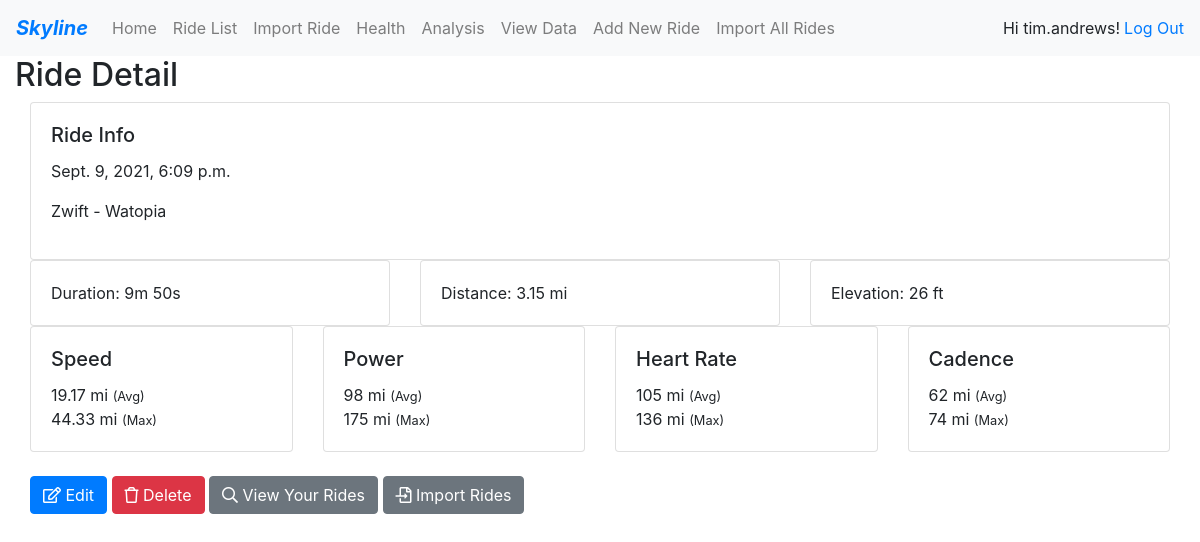
Screenshot of /ride/520/ (signed in) with the database file from the repository.
### accounts/models.py (models this page shows, shortened)
class CustomUser(AbstractUser):
    pass
    bike_name = models.CharField(max_length=10)

### rides/models.py (models this page shows, shortened)
class Ride(models.Model):
    user = models.ForeignKey(
        get_user_model(),
        on_delete=models.CASCADE,
        null=True,
    )
    ride_type = models.CharField(max_length=10)
    ride_native_id = models.CharField(max_length=200)
    start_time = models.DateTimeField()
    title = models.CharField(max_length=200)
    description = models.TextField(blank=True)
    duration = models.DurationField()
    distance = models.DecimalField(max_digits=6, decimal_places=2)
    elevation = models.IntegerField()
    avg_speed = models.DecimalField(max_digits=5, decimal_places=2, blank=True)
    max_speed = models.DecimalField(max_digits=5, decimal_places=2, blank=True)
    avg_heart_rate = models.IntegerField(blank=True)
    max_heart_rate = models.IntegerField(blank=True)
    avg_watts = models.IntegerField(blank=True)
    max_watts = models.IntegerField(blank=True)
    avg_cadence = models.IntegerField(blank=True)
    max_cadence = models.IntegerField(blank=True)
    calories = models.PositiveSmallIntegerField(blank=True)
    notes = models.TextField(blank=True)

### rides/views.py (the view)
# urls.py: path('ride/<int:id>/', views.ride_detail, name='ride_detail'),
def ride_detail(request, id):
    ride = get_object_or_404(Ride.objects.filter(user=request.user), id=id)
    context = {
        'ride': ride,
    }
    return render(request, 'rides/ride_detail.html', {'context': context})

### rides/templatetags/ride_filters.py (called while the page is built)
@register.filter(name='duration_string')
def duration_string(duration):
    seconds = duration.seconds
    min, sec = divmod(seconds, 60)
    hour, min = divmod(min, 60)
    hour = round(hour)
    min = round(min)
    sec = round(sec)
    if hour > 0:
        duration_string = f"{hour}h {min}m"
    else:
        duration_string = f"{min}m {sec}s"
    return duration_string

### templates/rides/ride_detail.html (shortened to what this page needs)
{% extends 'rides/base.html' %}
{% load ride_filters %}
{% block content %}
    <h2>Ride Detail</h2>
    <div class="container-fluid">
        <div class="row">
            <div class="col-12">
                <div class="card">
                    <div class="card-body">
                        <h5 class="card-title">Ride Info</h5>
                        <p class="card-text">{{ context.ride.start_time}}</p>
                        <p class="card-text">{{ context.ride.title }}</p>
                    </div>
                </div>
            </div>
        </div>
        <div class="row">
            <div class="col-lg-4 col-md-6">
                <div class="card">
                    <div class="card-body">
                        Duration: {{ context.ride.duration|duration_string }}
                    </div>
                </div>
            </div>
            <div class="col-lg-4 col-md-6">
                <div class="card">
                    <div class="card-body">
                        Distance: {{ context.ride.distance }} mi
                    </div>
                </div>
            </div>
            <div class="col-lg-4 col-md-6">
                <div class="card">
                    <div class="card-body">
                        Elevation: {{ context.ride.elevation }} ft
                    </div>
                </div>
            </div>
        </div>
        <div class="row">
            <div class="col-lg-3 col-md-4 col-sm-6">
                <div class="card">
                    <div class="card-body">
                        <h5 class="card-title">Speed</h5>
                        <p class="card-text">
                            {{ context.ride.avg_speed }} mi <small>(Avg)</small><br>
                            {{ context.ride.max_speed }} mi <small>(Max)</small>
                        </p>
                    </div>
                </div>
            </div>
            <div class="col-lg-3 col-md-4 col-sm-6">
                <div class="card">
                    <div class="card-body">
                        <h5 class="card-title">Power</h5>
                        <p class="card-text">
                            {{ context.ride.avg_watts }} mi <small>(Avg)</small><br>
                            {{ context.ride.max_watts }} mi <small>(Max)</small>
                        </p>
                    </div>
                </div>
            </div>
            <div class="col-lg-3 col-md-4 col-sm-6">
                <div class="card">
                    <div class="card-body">
                        <h5 class="card-title">Heart Rate</h5>
                        <p class="card-text">
                            {{ context.ride.avg_heart_rate }} mi <small>(Avg)</small><br>
                            {{ context.ride.max_heart_rate }} mi <small>(Max)</small>
                        </p>
                    </div>
                </div>
            </div>
            <div class="col-lg-3 col-md-4 col-sm-6">
                <div class="card">
                    <div class="card-body">
                        <h5 class="card-title">Cadence</h5>
                        <p class="card-text">
                            {{ context.ride.avg_cadence }} mi <small>(Avg)</small><br>
                            {{ context.ride.max_cadence }} mi <small>(Max)</small>
                        </p>
                    </div>
                </div>
            </div>
        </div>
        <div class="row">
            <div class="col-12">
                <br>
                <a class="btn btn-primary" href="{% url 'ride_edit' id=context.ride.id %}">
                    <i class="far fa-edit"></i> Edit
                </a>
                <a class="btn btn-danger" href="{% url 'ride_confirm_delete' id=context.ride.id %}">
                    <i class="far fa-trash"></i> Delete
                </a>
                <a class="btn btn-secondary" href="{% url 'ride_list' %}">
                    <i class="far fa-search"></i> View Your Rides
                </a>
                <a class="btn btn-secondary" href="{% url 'import_ride' %}">
                    <i class="far fa-file-import"></i> Import Rides
                </a>
            </div>
        </div>
    </div>
    <br>&nbsp;
{% endblock %}

### templates/rides/base.html (shortened to what this page needs)
{% load static %}
<!DOCTYPE html>
<html lang="en">
<head>
    <link rel="stylesheet" href="https://stackpath.bootstrapcdn.com/bootstrap/4.5.2/css/bootstrap.min.css">
    <link rel="stylesheet" href="{% static 'fa5/css/all.css' %}">
    <link rel="stylesheet" href="{% static 'css/data.css' %}">
</head>
<body>
    <nav class="navbar navbar-expand-lg navbar-light bg-light">
        <a class="navbar-brand text-primary font-weight-bold font-italic" href="{% url 'home' %}">
            Skyline
        </a>
        <div class="collapse navbar-collapse" id="navbarSupportedContent">
            <div class="navbar-nav">
                <a class="nav-link" href="{% url 'home' %}">Home</a>
                <a class="nav-link" href="{% url 'ride_list' %}">Ride List</a>
                <a class="nav-link" href="{% url 'import_ride' %}">Import Ride</a>
                <a class="nav-link" href="{% url 'health' %}">Health</a>
                <a class="nav-link" href="{% url 'analysis' tab='default'%}">Analysis</a>
                <a class="nav-link" href="{% url 'view_data' %}">View Data</a>
                <a class="nav-link" href="{% url 'ride_new' %}">Add New Ride</a>
                <a class="nav-link" href="{% url 'import_all_rides' %}">Import All Rides</a>
            </div>
            <div class="navbar-nav ml-auto">
                {% if user.is_authenticated %}
                    Hi {{ user.username }}!
                    <a class="ml-1" href="{% url 'logout' %}">Log Out</a>
                {% else %}
                    You are not logged in
                    <a class="ml-1" href="{% url 'login' %}">Log In</a>
                {% endif %}
            </div>
        </div>
    </nav>
    <div class="content container-fluid">
        <div class="row">
            <div class="col-md-12">
            {% block content %}
            {% endblock %}
            </div>
        </div>
    </div>
</body>
</html>

### rows the page displays
CustomUser: username "tim.andrews"
Ride: ride.start_time "Sept. 9, 2021, 6:09 p.m.", ride "Zwift - Watopia", ride.duration|duration_string "9m 50s", ride.distance "3.15", ride.elevation "26", ride.avg_speed "19.17", ride.max_speed "44.33", ride.avg_watts "98", ride.max_watts "175", ride.avg_heart_rate "105", ride.max_heart_rate "136", ride.avg_cadence "62", ride.max_cadence "74"
